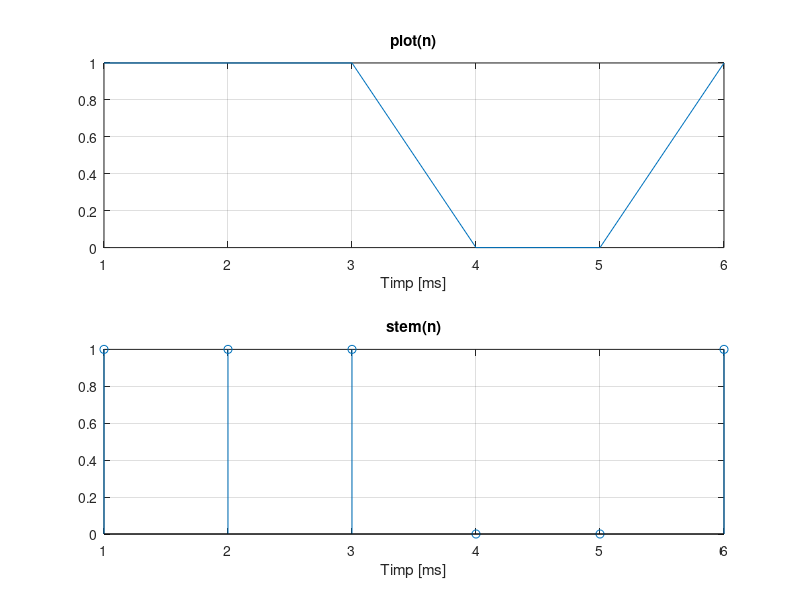

This chart was generated by the following MATLAB code:
% N reprezinta numarul de esantioane dat de perioada de bit inmultit cu
% frecventa de esantionare; N = 0.5 ms * 12 kHz
N = 0.5 * 12;

% Se creaza un vector de size(n) cu valori random binare
n = randi([0 1],1,N);

% Se afiseaza semnalul continuu in timp absolut
subplot(2,1,1);
plot(n);
title('plot(n)');
xlabel('Timp [ms]');
grid

% Se afiseaza semnalul discret in functie de n
subplot(2,1,2);
stem(n);
title('stem(n)');
xlabel('Timp [ms]');
grid